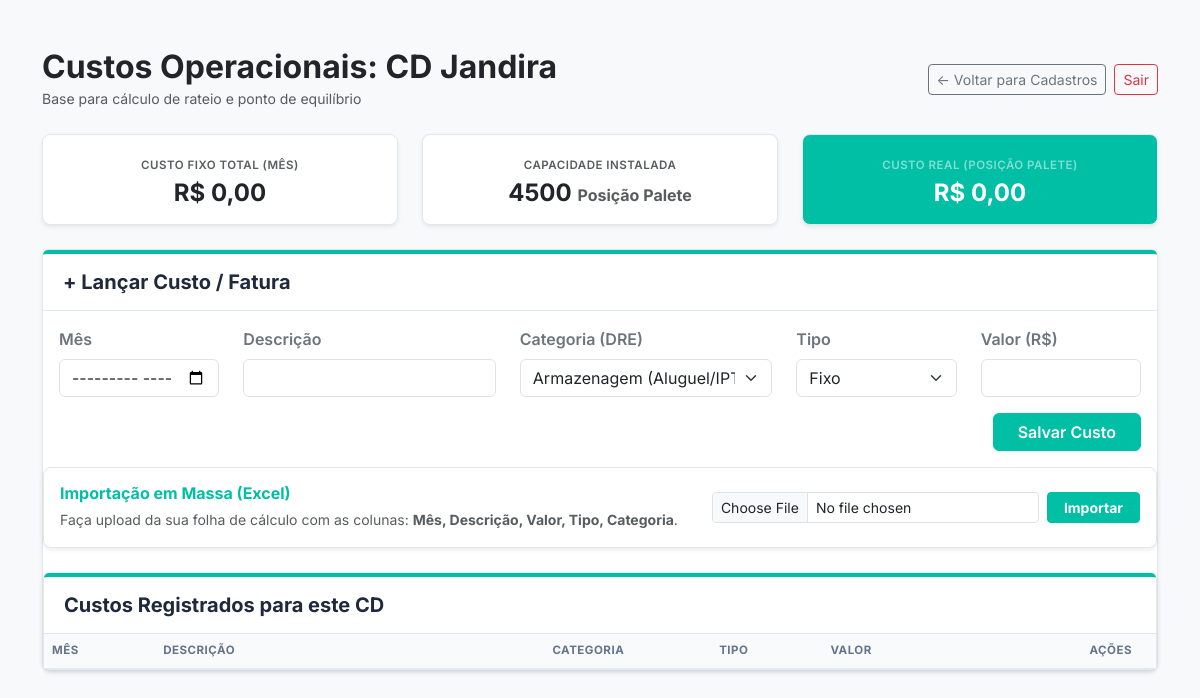
Before: /custos/1 (signed in) with the older database file.
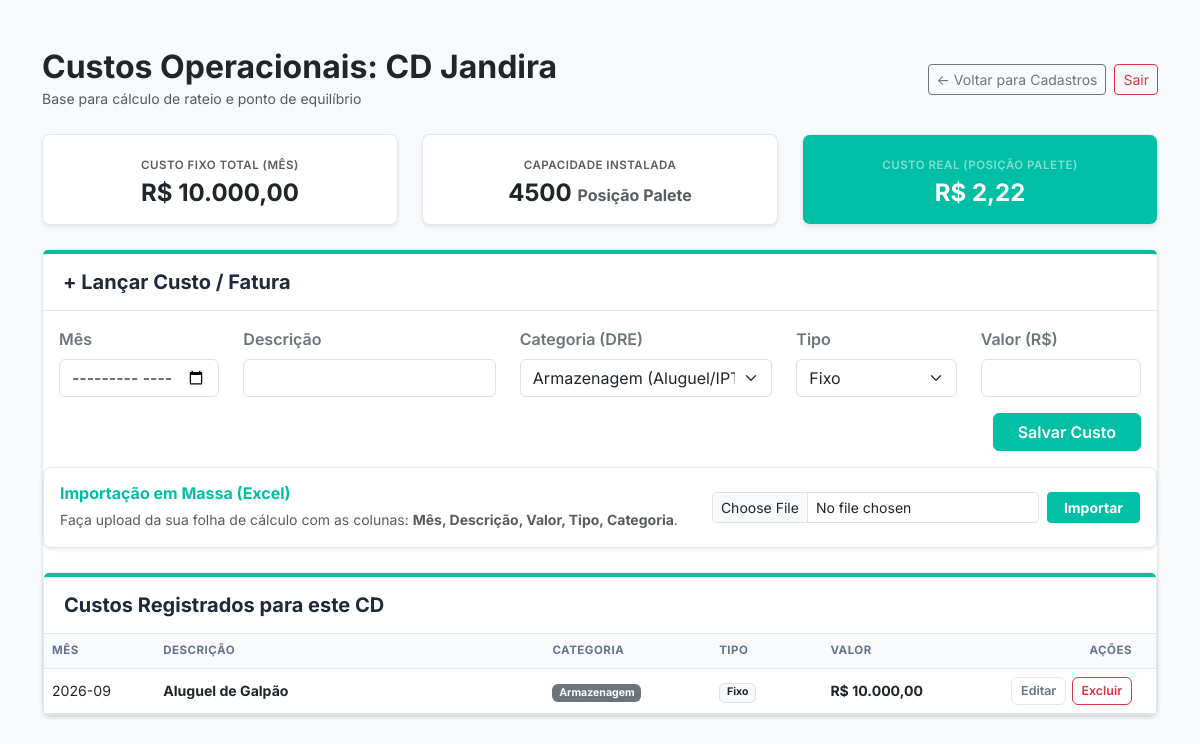
After: the same page with the newer database file.
### app.py (models this page shows)
class CustoCD(db.Model):
    id = db.Column(db.Integer, primary_key=True)
    cd_id = db.Column(db.Integer, db.ForeignKey('centro_distribuicao.id'), nullable=False)
    mes_referencia = db.Column(db.String(7), nullable=False)  # Ex: "2026-09"
    descricao_item = db.Column(db.String(150), nullable=False) # Ex: Aluguel, Fita Stretch
    tipo_custo = db.Column(db.String(50), nullable=False)      # Fixo, Variável ou Mão de Obra
    valor = db.Column(db.Float, nullable=False)
    categoria = db.Column(db.String(50), nullable=False, default='Outros')

### app.py (the view, shortened to what this page needs)
@app.route('/custos/<int:cd_id>', methods=['GET', 'POST'])
@login_required
def gerenciar_custos(cd_id):
    cd_atual = CentroDistribuicao.query.get_or_404(cd_id)
    custos_cadastrados = CustoCD.query.filter_by(cd_id=cd_id).all()
    total_fixo = 0
    for despesa in custos_cadastrados:
        if despesa.tipo_custo == 'Fixo':
            total_fixo += despesa.valor
    if cd_atual.capacidade_paletes > 0:
        divisor = cd_atual.capacidade_paletes
        nome_divisor = "Posição Palete"
    else:
        divisor = cd_atual.metragem
        nome_divisor = "m²"
    custo_unitario = total_fixo / divisor if divisor > 0 else 0
    return render_template(
        'gerenciar_custos.html',
        cd=cd_atual,
        custos=custos_cadastrados,
        total_fixo=total_fixo,
        divisor=divisor,
        nome_divisor=nome_divisor,
        custo_unitario=custo_unitario
    )

### app.py (called while the page is built)
@app.template_filter('moeda_br')
def formato_moeda_br(valor):
    valor_formatado = f"{valor:,.2f}"
    valor_formatado = valor_formatado.replace(',', 'X').replace('.', ',').replace('X', '.')
    return valor_formatado

### auth.py (called while the page is built, shortened)
def inicializar_auth(app, db, login_manager):
    global UsuarioModel
    class Usuario(UserMixin, db.Model):
        __tablename__ = 'usuario'
        id = db.Column(db.Integer, primary_key=True)
        empresa_id = db.Column(db.Integer, db.ForeignKey('empresa.id'), nullable=False)
        id = db.Column(db.Integer, primary_key=True)
        email = db.Column(db.String(120), unique=True, nullable=False)
        nome = db.Column(db.String(100), nullable=False)
        senha_hash = db.Column(db.String(256), nullable=False)
    UsuarioModel = Usuario
    @login_manager.user_loader
    def carregar_usuario(user_id):
        return UsuarioModel.query.get(int(user_id))
    return UsuarioModel

### templates/gerenciar_custos.html (shortened to what the changed rows need)
<!DOCTYPE html>
<html lang="pt-br">
  <head>
    <link
      href="https://cdn.jsdelivr.net/npm/bootstrap@5.3.0/dist/css/bootstrap.min.css"
      rel="stylesheet"
    />
    <link
      rel="stylesheet"
      href="{{ url_for('static', filename='css/style.css') }}"
    />
  </head>
  <body class="bg-light">
    <div class="container mt-5 mb-5">
      <div class="d-flex justify-content-between align-items-center mb-4">
        <div>
          <h2 class="fw-bold text-dark mb-0">
            Custos Operacionais: {{ cd.nome }}
          </h2>
        </div>
      </div>
      <div class="row text-center mb-4">
        <div class="col-md-4">
          <div class="card shadow-sm h-100">
            <div class="card-body p-3">
              <span
                class="text-uppercase text-muted fw-semibold"
                style="font-size: 0.72rem; letter-spacing: 0.5px"
                >Custo Fixo Total (Mês)</span
              >
              <h4 class="mt-1 mb-0 fw-bold text-dark">
                R$ {{ total_fixo | moeda_br }}
              </h4>
            </div>
          </div>
        </div>
        <div class="col-md-4">
          <div class="card shadow-sm h-100 bg-empresa text-white">
            <div class="card-body p-3">
              <span
                class="text-uppercase text-white-50 fw-semibold"
                style="font-size: 0.72rem; letter-spacing: 0.5px"
                >Custo Real ({{ nome_divisor }})</span
              >
              <h4 class="mt-1 mb-0 fw-bold text-white">
                R$ {{ custo_unitario | moeda_br }}
              </h4>
            </div>
          </div>
        </div>
      </div>
      <div class="card shadow-sm mb-4">
      <div class="card shadow-sm">
        <div class="card-body p-0">
          <div class="table-responsive">
            <table class="table table-hover align-middle mb-0">
              <thead>
                <tr>
                  <th style="width: 10%">Mês</th>
                  <th style="width: 35%">Descrição</th>
                  <th style="width: 15%">Categoria</th>
                  <th style="width: 10%">Tipo</th>
                  <th style="width: 15%">Valor</th>
                  <th
                    class="text-end"
                    style="width: 15%; padding-right: 1.5rem"
                  >
                    Ações
                  </th>
                </tr>
              </thead>
              <tbody>
                {% for despesa in custos %}
                <tr>
                  <td>{{ despesa.mes_referencia }}</td>
                  <td>
                    <strong class="text-dark"
                      >{{ despesa.descricao_item }}</strong
                    >
                  </td>
                  <td>
                    <span class="badge bg-secondary"
                      >{{ despesa.categoria }}</span
                    >
                  </td>
                  <td>
                    {% if despesa.tipo_custo == 'Fixo' %}
                    <span class="badge bg-light text-dark border">Fixo</span>
                    {% else %}
                    <span class="badge bg-warning text-dark">Variável</span>
                    {% endif %}
                  </td>
                  <td class="fw-bold text-dark text-nowrap">
                    R$ {{ despesa.valor | moeda_br }}
                  </td>
                  <td class="text-end" style="padding-right: 1.5rem">
                    <div class="acoes-tabela">
                      <a
                        href="{{ url_for('editar_custo', custo_id=despesa.id) }}"
                        class="btn btn-outline-secundaria"
                        >Editar</a
                      >
                      <form
                        action="{{ url_for('excluir_custo', custo_id=despesa.id) }}"
                        method="POST"
                        class="d-inline"
                        onsubmit="return confirm('Deseja realmente excluir este custo?');"
                      >
                        <button type="submit" class="btn btn-outline-danger">
                          Excluir
                        </button>
                      </form>
                    </div>
                  </td>
                </tr>
                {% endfor %}
              </tbody>
            </table>
          </div>
        </div>
      </div>
    </div>
  </body>
</html>

Changed rows visible on the page:
added CustoCD: mes_referencia "2026-09", descricao_item "Aluguel de Galpão", categoria "Armazenagem", tipo_custo "Fixo", valor|moeda_br "10.000,00"
Other visible differences:
{{ total_fixo | moeda_br }}: "0,00" → "10.000,00"
{{ custo_unitario | moeda_br }}: "0,00" → "2,22"
